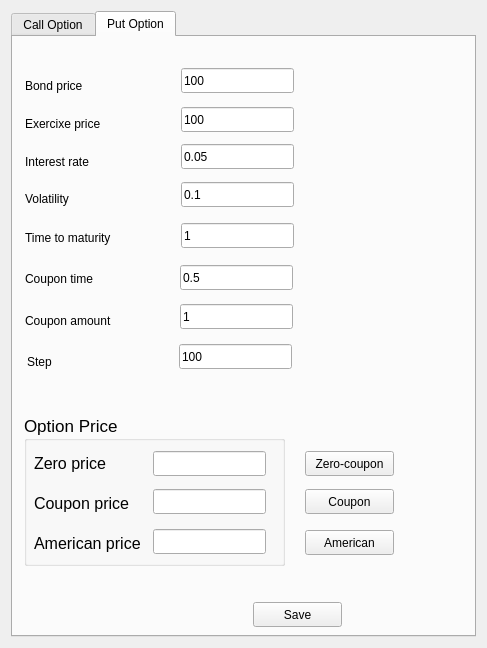
<?xml version="1.0" encoding="UTF-8"?>
<ui version="4.0">
 <class>UserGUI</class>
 <widget class="QDialog" name="UserGUI">
  <property name="geometry">
   <rect>
    <x>0</x>
    <y>0</y>
    <width>487</width>
    <height>648</height>
   </rect>
  </property>
  <property name="windowTitle">
   <string>Dialog</string>
  </property>
  <layout class="QVBoxLayout" name="verticalLayout">
   <item>
    <widget class="QTabWidget" name="tabWidget">
     <property name="enabled">
      <bool>true</bool>
     </property>
     <property name="currentIndex">
      <number>1</number>
     </property>
     <widget class="QWidget" name="tab_5">
      <attribute name="title">
       <string>Call Option</string>
      </attribute>
      <widget class="QLabel" name="label_23">
       <property name="geometry">
        <rect>
         <x>11</x>
         <y>113</y>
         <width>71</width>
         <height>17</height>
        </rect>
       </property>
       <property name="text">
        <string>Volatility</string>
       </property>
      </widget>
      <widget class="QLabel" name="label_27">
       <property name="geometry">
        <rect>
         <x>11</x>
         <y>247</y>
         <width>111</width>
         <height>17</height>
        </rect>
       </property>
       <property name="text">
        <string>Bond maturity</string>
       </property>
      </widget>
      <widget class="QLineEdit" name="txtCallPrice">
       <property name="geometry">
        <rect>
         <x>175</x>
         <y>460</y>
         <width>113</width>
         <height>25</height>
        </rect>
       </property>
       <property name="readOnly">
        <bool>true</bool>
       </property>
      </widget>
      <widget class="QLabel" name="label_25">
       <property name="geometry">
        <rect>
         <x>12</x>
         <y>203</y>
         <width>67</width>
         <height>17</height>
        </rect>
       </property>
       <property name="text">
        <string>Interest</string>
       </property>
      </widget>
      <widget class="QLineEdit" name="txtTerm">
       <property name="geometry">
        <rect>
         <x>169</x>
         <y>152</y>
         <width>113</width>
         <height>25</height>
        </rect>
       </property>
       <property name="text">
        <string>0.05</string>
       </property>
      </widget>
      <widget class="QLabel" name="label_22">
       <property name="geometry">
        <rect>
         <x>14</x>
         <y>345</y>
         <width>67</width>
         <height>17</height>
        </rect>
       </property>
       <property name="text">
        <string>Step</string>
       </property>
      </widget>
      <widget class="QLineEdit" name="txtBondMatur">
       <property name="geometry">
        <rect>
         <x>170</x>
         <y>242</y>
         <width>113</width>
         <height>25</height>
        </rect>
       </property>
       <property name="text">
        <string>5</string>
       </property>
      </widget>
      <widget class="QLabel" name="label_24">
       <property name="geometry">
        <rect>
         <x>11</x>
         <y>158</y>
         <width>111</width>
         <height>17</height>
        </rect>
       </property>
       <property name="text">
        <string>Term Structure</string>
       </property>
      </widget>
      <widget class="QLineEdit" name="txtNumSteps">
       <property name="geometry">
        <rect>
         <x>170</x>
         <y>340</y>
         <width>113</width>
         <height>25</height>
        </rect>
       </property>
       <property name="text">
        <string>100</string>
       </property>
      </widget>
      <widget class="QLineEdit" name="txtVol">
       <property name="geometry">
        <rect>
         <x>170</x>
         <y>108</y>
         <width>113</width>
         <height>25</height>
        </rect>
       </property>
       <property name="text">
        <string>0.15</string>
       </property>
      </widget>
      <widget class="QLineEdit" name="txtOption">
       <property name="enabled">
        <bool>true</bool>
       </property>
       <property name="geometry">
        <rect>
         <x>170</x>
         <y>66</y>
         <width>113</width>
         <height>25</height>
        </rect>
       </property>
       <property name="text">
        <string>4</string>
       </property>
      </widget>
      <widget class="QPushButton" name="cmdCalculateCall">
       <property name="geometry">
        <rect>
         <x>10</x>
         <y>450</y>
         <width>151</width>
         <height>41</height>
        </rect>
       </property>
       <property name="text">
        <string>Calculate Call option</string>
       </property>
      </widget>
      <widget class="QLabel" name="label_21">
       <property name="geometry">
        <rect>
         <x>10</x>
         <y>71</y>
         <width>121</width>
         <height>17</height>
        </rect>
       </property>
       <property name="text">
        <string>Option maturity</string>
       </property>
      </widget>
      <widget class="QLabel" name="label_20">
       <property name="enabled">
        <bool>true</bool>
       </property>
       <property name="geometry">
        <rect>
         <x>13</x>
         <y>25</y>
         <width>91</width>
         <height>31</height>
        </rect>
       </property>
       <property name="text">
        <string>Bond price</string>
       </property>
      </widget>
      <widget class="QLineEdit" name="txtMaturityPay">
       <property name="geometry">
        <rect>
         <x>170</x>
         <y>290</y>
         <width>113</width>
         <height>25</height>
        </rect>
       </property>
       <property name="text">
        <string>1000</string>
       </property>
      </widget>
      <widget class="QLabel" name="label_26">
       <property name="geometry">
        <rect>
         <x>11</x>
         <y>295</y>
         <width>131</width>
         <height>17</height>
        </rect>
       </property>
       <property name="text">
        <string>Maturity paymant</string>
       </property>
      </widget>
      <widget class="QLineEdit" name="txtBondPrice">
       <property name="enabled">
        <bool>true</bool>
       </property>
       <property name="geometry">
        <rect>
         <x>170</x>
         <y>25</y>
         <width>113</width>
         <height>25</height>
        </rect>
       </property>
       <property name="text">
        <string>950</string>
       </property>
      </widget>
      <widget class="QLineEdit" name="txtInter">
       <property name="geometry">
        <rect>
         <x>170</x>
         <y>199</y>
         <width>113</width>
         <height>25</height>
        </rect>
       </property>
       <property name="text">
        <string>0.10</string>
       </property>
      </widget>
      <widget class="QPushButton" name="cmdSaveCall">
       <property name="geometry">
        <rect>
         <x>186</x>
         <y>551</y>
         <width>89</width>
         <height>25</height>
        </rect>
       </property>
       <property name="text">
        <string>Save</string>
       </property>
      </widget>
     </widget>
     <widget class="QWidget" name="tab_2">
      <attribute name="title">
       <string>Put Option</string>
      </attribute>
      <widget class="QLabel" name="label_2">
       <property name="geometry">
        <rect>
         <x>12</x>
         <y>78</y>
         <width>1041</width>
         <height>17</height>
        </rect>
       </property>
       <property name="text">
        <string>Exercixe price</string>
       </property>
      </widget>
      <widget class="QLabel" name="label_3">
       <property name="geometry">
        <rect>
         <x>12</x>
         <y>116</y>
         <width>1041</width>
         <height>17</height>
        </rect>
       </property>
       <property name="text">
        <string>Interest rate</string>
       </property>
      </widget>
      <widget class="QLabel" name="label_4">
       <property name="geometry">
        <rect>
         <x>12</x>
         <y>153</y>
         <width>1041</width>
         <height>17</height>
        </rect>
       </property>
       <property name="text">
        <string>Volatility</string>
       </property>
      </widget>
      <widget class="QLabel" name="label">
       <property name="geometry">
        <rect>
         <x>12</x>
         <y>40</y>
         <width>1041</width>
         <height>17</height>
        </rect>
       </property>
       <property name="text">
        <string>Bond price</string>
       </property>
      </widget>
      <widget class="QLabel" name="label_8">
       <property name="geometry">
        <rect>
         <x>14</x>
         <y>316</y>
         <width>1041</width>
         <height>17</height>
        </rect>
       </property>
       <property name="text">
        <string>Step</string>
       </property>
      </widget>
      <widget class="QLabel" name="label_5">
       <property name="geometry">
        <rect>
         <x>12</x>
         <y>192</y>
         <width>1041</width>
         <height>17</height>
        </rect>
       </property>
       <property name="text">
        <string>Time to maturity</string>
       </property>
      </widget>
      <widget class="QLabel" name="label_7">
       <property name="geometry">
        <rect>
         <x>12</x>
         <y>275</y>
         <width>1041</width>
         <height>17</height>
        </rect>
       </property>
       <property name="text">
        <string>Coupon amount</string>
       </property>
      </widget>
      <widget class="QLabel" name="label_6">
       <property name="geometry">
        <rect>
         <x>12</x>
         <y>233</y>
         <width>1041</width>
         <height>17</height>
        </rect>
       </property>
       <property name="text">
        <string>Coupon time</string>
       </property>
      </widget>
      <widget class="QLineEdit" name="txtExePrice">
       <property name="geometry">
        <rect>
         <x>168</x>
         <y>70</y>
         <width>113</width>
         <height>25</height>
        </rect>
       </property>
       <property name="inputMethodHints">
        <set>Qt::ImhDialableCharactersOnly</set>
       </property>
       <property name="text">
        <string>100</string>
       </property>
      </widget>
      <widget class="QLineEdit" name="txtInterest">
       <property name="geometry">
        <rect>
         <x>168</x>
         <y>107</y>
         <width>113</width>
         <height>25</height>
        </rect>
       </property>
       <property name="text">
        <string>0.05</string>
       </property>
      </widget>
      <widget class="QLineEdit" name="txtPrice">
       <property name="geometry">
        <rect>
         <x>168</x>
         <y>31</y>
         <width>113</width>
         <height>25</height>
        </rect>
       </property>
       <property name="text">
        <string>100</string>
       </property>
      </widget>
      <widget class="QLineEdit" name="txtVolatility">
       <property name="geometry">
        <rect>
         <x>168</x>
         <y>145</y>
         <width>113</width>
         <height>25</height>
        </rect>
       </property>
       <property name="text">
        <string>0.1</string>
       </property>
      </widget>
      <widget class="QLineEdit" name="txtTime">
       <property name="geometry">
        <rect>
         <x>168</x>
         <y>186</y>
         <width>113</width>
         <height>25</height>
        </rect>
       </property>
       <property name="text">
        <string>1</string>
       </property>
      </widget>
      <widget class="QLineEdit" name="txtCtime">
       <property name="geometry">
        <rect>
         <x>167</x>
         <y>228</y>
         <width>113</width>
         <height>25</height>
        </rect>
       </property>
       <property name="text">
        <string>0.5</string>
       </property>
      </widget>
      <widget class="QLineEdit" name="txtCAmount">
       <property name="geometry">
        <rect>
         <x>167</x>
         <y>267</y>
         <width>113</width>
         <height>25</height>
        </rect>
       </property>
       <property name="text">
        <string>1</string>
       </property>
      </widget>
      <widget class="QLineEdit" name="txtStep">
       <property name="geometry">
        <rect>
         <x>166</x>
         <y>307</y>
         <width>113</width>
         <height>25</height>
        </rect>
       </property>
       <property name="text">
        <string>100</string>
       </property>
      </widget>
      <widget class="QPushButton" name="cmdCalcCoupon">
       <property name="geometry">
        <rect>
         <x>292</x>
         <y>452</y>
         <width>89</width>
         <height>25</height>
        </rect>
       </property>
       <property name="text">
        <string>Coupon</string>
       </property>
      </widget>
      <widget class="QPushButton" name="cmdCalcZero">
       <property name="geometry">
        <rect>
         <x>292</x>
         <y>414</y>
         <width>89</width>
         <height>25</height>
        </rect>
       </property>
       <property name="text">
        <string>Zero-coupon</string>
       </property>
      </widget>
      <widget class="QPushButton" name="cmdCalcAmerican">
       <property name="geometry">
        <rect>
         <x>292</x>
         <y>493</y>
         <width>89</width>
         <height>25</height>
        </rect>
       </property>
       <property name="toolTip">
        <string>Calculate American zero-coupon</string>
       </property>
       <property name="text">
        <string>American</string>
       </property>
      </widget>
      <widget class="QPushButton" name="cmdSave">
       <property name="geometry">
        <rect>
         <x>240</x>
         <y>565</y>
         <width>89</width>
         <height>25</height>
        </rect>
       </property>
       <property name="text">
        <string>Save</string>
       </property>
      </widget>
      <widget class="QGroupBox" name="groupBox">
       <property name="geometry">
        <rect>
         <x>11</x>
         <y>378</y>
         <width>261</width>
         <height>151</height>
        </rect>
       </property>
       <property name="font">
        <font>
         <pointsize>13</pointsize>
        </font>
       </property>
       <property name="title">
        <string>Option Price</string>
       </property>
       <widget class="QLabel" name="label_9">
        <property name="geometry">
         <rect>
          <x>10</x>
          <y>40</y>
          <width>81</width>
          <height>17</height>
         </rect>
        </property>
        <property name="font">
         <font>
          <pointsize>12</pointsize>
         </font>
        </property>
        <property name="text">
         <string>Zero price</string>
        </property>
       </widget>
       <widget class="QLineEdit" name="txtZeroPrice">
        <property name="geometry">
         <rect>
          <x>129</x>
          <y>36</y>
          <width>113</width>
          <height>25</height>
         </rect>
        </property>
        <property name="readOnly">
         <bool>true</bool>
        </property>
       </widget>
       <widget class="QLabel" name="label_10">
        <property name="geometry">
         <rect>
          <x>10</x>
          <y>80</y>
          <width>101</width>
          <height>17</height>
         </rect>
        </property>
        <property name="font">
         <font>
          <pointsize>12</pointsize>
         </font>
        </property>
        <property name="text">
         <string>Coupon price</string>
        </property>
       </widget>
       <widget class="QLineEdit" name="txtCouponPrice">
        <property name="geometry">
         <rect>
          <x>129</x>
          <y>74</y>
          <width>113</width>
          <height>25</height>
         </rect>
        </property>
        <property name="readOnly">
         <bool>true</bool>
        </property>
       </widget>
       <widget class="QLabel" name="label_11">
        <property name="geometry">
         <rect>
          <x>10</x>
          <y>120</y>
          <width>111</width>
          <height>17</height>
         </rect>
        </property>
        <property name="font">
         <font>
          <pointsize>12</pointsize>
         </font>
        </property>
        <property name="text">
         <string>American price</string>
        </property>
       </widget>
       <widget class="QLineEdit" name="txtAmericanPrice">
        <property name="geometry">
         <rect>
          <x>129</x>
          <y>114</y>
          <width>113</width>
          <height>25</height>
         </rect>
        </property>
        <property name="readOnly">
         <bool>true</bool>
        </property>
       </widget>
      </widget>
     </widget>
    </widget>
   </item>
  </layout>
 </widget>
 <resources/>
 <connections/>
</ui>
